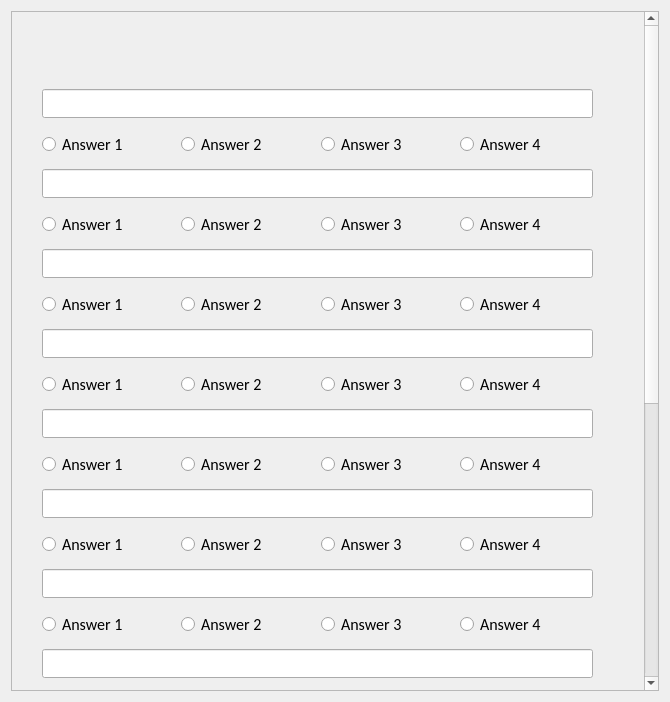
<?xml version="1.0" encoding="UTF-8"?>
<ui version="4.0">
 <class>CreateTaskWindow</class>
 <widget class="QWidget" name="CreateTaskWindow">
  <property name="geometry">
   <rect>
    <x>0</x>
    <y>0</y>
    <width>670</width>
    <height>702</height>
   </rect>
  </property>
  <property name="maximumSize">
   <size>
    <width>16777215</width>
    <height>16777215</height>
   </size>
  </property>
  <property name="baseSize">
   <size>
    <width>780</width>
    <height>780</height>
   </size>
  </property>
  <property name="windowTitle">
   <string>Form</string>
  </property>
  <property name="styleSheet">
   <string notr="true">background-image: url(:/images/bg.jpg);</string>
  </property>
  <layout class="QGridLayout" name="gridLayout">
   <item row="0" column="1">
    <widget class="QScrollArea" name="scrollArea">
     <property name="font">
      <font>
       <family>Calibri</family>
       <pointsize>12</pointsize>
      </font>
     </property>
     <property name="verticalScrollBarPolicy">
      <enum>Qt::ScrollBarAlwaysOn</enum>
     </property>
     <property name="sizeAdjustPolicy">
      <enum>QAbstractScrollArea::AdjustToContentsOnFirstShow</enum>
     </property>
     <property name="widgetResizable">
      <bool>false</bool>
     </property>
     <widget class="QWidget" name="scrollAreaWidgetContents">
      <property name="geometry">
       <rect>
        <x>0</x>
        <y>0</y>
        <width>600</width>
        <height>1167</height>
       </rect>
      </property>
      <widget class="QWidget" name="layoutWidget">
       <property name="geometry">
        <rect>
         <x>30</x>
         <y>150</y>
         <width>551</width>
         <height>85</height>
        </rect>
       </property>
       <property name="font">
        <font>
         <family>Calibri</family>
         <pointsize>12</pointsize>
        </font>
       </property>
       <layout class="QVBoxLayout" name="verticalLayout_2">
        <item>
         <widget class="QLineEdit" name="lineEditTest2">
          <property name="font">
           <font>
            <family>Calibri</family>
            <pointsize>12</pointsize>
           </font>
          </property>
         </widget>
        </item>
        <item>
         <layout class="QHBoxLayout" name="horizontalLayout_2">
          <item>
           <widget class="QRadioButton" name="radioButton2_1">
            <property name="font">
             <font>
              <family>Calibri</family>
              <pointsize>12</pointsize>
             </font>
            </property>
            <property name="text">
             <string>Answer 1</string>
            </property>
           </widget>
          </item>
          <item>
           <widget class="QRadioButton" name="radioButton2_2">
            <property name="font">
             <font>
              <family>Calibri</family>
              <pointsize>12</pointsize>
             </font>
            </property>
            <property name="text">
             <string>Answer 2</string>
            </property>
           </widget>
          </item>
          <item>
           <widget class="QRadioButton" name="radioButton2_3">
            <property name="font">
             <font>
              <family>Calibri</family>
              <pointsize>12</pointsize>
             </font>
            </property>
            <property name="text">
             <string>Answer 3</string>
            </property>
           </widget>
          </item>
          <item>
           <widget class="QRadioButton" name="radioButton2_4">
            <property name="font">
             <font>
              <family>Calibri</family>
              <pointsize>12</pointsize>
             </font>
            </property>
            <property name="text">
             <string>Answer 4</string>
            </property>
           </widget>
          </item>
         </layout>
        </item>
       </layout>
      </widget>
      <widget class="QWidget" name="layoutWidget_2">
       <property name="geometry">
        <rect>
         <x>30</x>
         <y>230</y>
         <width>551</width>
         <height>85</height>
        </rect>
       </property>
       <property name="font">
        <font>
         <family>Calibri</family>
         <pointsize>12</pointsize>
        </font>
       </property>
       <layout class="QVBoxLayout" name="verticalLayout_3">
        <item>
         <widget class="QLineEdit" name="lineEditTest3">
          <property name="font">
           <font>
            <family>Calibri</family>
            <pointsize>12</pointsize>
           </font>
          </property>
         </widget>
        </item>
        <item>
         <layout class="QHBoxLayout" name="horizontalLayout_3">
          <item>
           <widget class="QRadioButton" name="radioButton3_1">
            <property name="font">
             <font>
              <family>Calibri</family>
              <pointsize>12</pointsize>
             </font>
            </property>
            <property name="text">
             <string>Answer 1</string>
            </property>
           </widget>
          </item>
          <item>
           <widget class="QRadioButton" name="radioButton3_2">
            <property name="font">
             <font>
              <family>Calibri</family>
              <pointsize>12</pointsize>
             </font>
            </property>
            <property name="text">
             <string>Answer 2</string>
            </property>
           </widget>
          </item>
          <item>
           <widget class="QRadioButton" name="radioButton3_3">
            <property name="font">
             <font>
              <family>Calibri</family>
              <pointsize>12</pointsize>
             </font>
            </property>
            <property name="text">
             <string>Answer 3</string>
            </property>
           </widget>
          </item>
          <item>
           <widget class="QRadioButton" name="radioButton3_4">
            <property name="font">
             <font>
              <family>Calibri</family>
              <pointsize>12</pointsize>
             </font>
            </property>
            <property name="text">
             <string>Answer 4</string>
            </property>
           </widget>
          </item>
         </layout>
        </item>
       </layout>
      </widget>
      <widget class="QWidget" name="layoutWidget_3">
       <property name="geometry">
        <rect>
         <x>30</x>
         <y>310</y>
         <width>551</width>
         <height>85</height>
        </rect>
       </property>
       <property name="font">
        <font>
         <family>Calibri</family>
         <pointsize>12</pointsize>
        </font>
       </property>
       <layout class="QVBoxLayout" name="verticalLayout_4">
        <item>
         <widget class="QLineEdit" name="lineEditTest4">
          <property name="font">
           <font>
            <family>Calibri</family>
            <pointsize>12</pointsize>
           </font>
          </property>
         </widget>
        </item>
        <item>
         <layout class="QHBoxLayout" name="horizontalLayout_4">
          <item>
           <widget class="QRadioButton" name="radioButton4_1">
            <property name="font">
             <font>
              <family>Calibri</family>
              <pointsize>12</pointsize>
             </font>
            </property>
            <property name="text">
             <string>Answer 1</string>
            </property>
           </widget>
          </item>
          <item>
           <widget class="QRadioButton" name="radioButton4_2">
            <property name="font">
             <font>
              <family>Calibri</family>
              <pointsize>12</pointsize>
             </font>
            </property>
            <property name="text">
             <string>Answer 2</string>
            </property>
           </widget>
          </item>
          <item>
           <widget class="QRadioButton" name="radioButton4_3">
            <property name="font">
             <font>
              <family>Calibri</family>
              <pointsize>12</pointsize>
             </font>
            </property>
            <property name="text">
             <string>Answer 3</string>
            </property>
           </widget>
          </item>
          <item>
           <widget class="QRadioButton" name="radioButton4_4">
            <property name="font">
             <font>
              <family>Calibri</family>
              <pointsize>12</pointsize>
             </font>
            </property>
            <property name="text">
             <string>Answer 4</string>
            </property>
           </widget>
          </item>
         </layout>
        </item>
       </layout>
      </widget>
      <widget class="QWidget" name="layoutWidget_4">
       <property name="geometry">
        <rect>
         <x>30</x>
         <y>390</y>
         <width>551</width>
         <height>85</height>
        </rect>
       </property>
       <property name="font">
        <font>
         <family>Calibri</family>
         <pointsize>12</pointsize>
        </font>
       </property>
       <layout class="QVBoxLayout" name="verticalLayout_5">
        <item>
         <widget class="QLineEdit" name="lineEditTest5">
          <property name="font">
           <font>
            <family>Calibri</family>
            <pointsize>12</pointsize>
           </font>
          </property>
         </widget>
        </item>
        <item>
         <layout class="QHBoxLayout" name="horizontalLayout_5">
          <item>
           <widget class="QRadioButton" name="radioButton5_1">
            <property name="font">
             <font>
              <family>Calibri</family>
              <pointsize>12</pointsize>
             </font>
            </property>
            <property name="text">
             <string>Answer 1</string>
            </property>
           </widget>
          </item>
          <item>
           <widget class="QRadioButton" name="radioButton5_2">
            <property name="font">
             <font>
              <family>Calibri</family>
              <pointsize>12</pointsize>
             </font>
            </property>
            <property name="text">
             <string>Answer 2</string>
            </property>
           </widget>
          </item>
          <item>
           <widget class="QRadioButton" name="radioButton5_3">
            <property name="font">
             <font>
              <family>Calibri</family>
              <pointsize>12</pointsize>
             </font>
            </property>
            <property name="text">
             <string>Answer 3</string>
            </property>
           </widget>
          </item>
          <item>
           <widget class="QRadioButton" name="radioButton5_4">
            <property name="font">
             <font>
              <family>Calibri</family>
              <pointsize>12</pointsize>
             </font>
            </property>
            <property name="text">
             <string>Answer 4</string>
            </property>
           </widget>
          </item>
         </layout>
        </item>
       </layout>
      </widget>
      <widget class="QWidget" name="layoutWidget_5">
       <property name="geometry">
        <rect>
         <x>30</x>
         <y>470</y>
         <width>551</width>
         <height>85</height>
        </rect>
       </property>
       <property name="font">
        <font>
         <family>Calibri</family>
         <pointsize>12</pointsize>
        </font>
       </property>
       <layout class="QVBoxLayout" name="verticalLayout_6">
        <item>
         <widget class="QLineEdit" name="lineEditTest6">
          <property name="font">
           <font>
            <family>Calibri</family>
            <pointsize>12</pointsize>
           </font>
          </property>
         </widget>
        </item>
        <item>
         <layout class="QHBoxLayout" name="horizontalLayout_6">
          <item>
           <widget class="QRadioButton" name="radioButton6_1">
            <property name="font">
             <font>
              <family>Calibri</family>
              <pointsize>12</pointsize>
             </font>
            </property>
            <property name="text">
             <string>Answer 1</string>
            </property>
           </widget>
          </item>
          <item>
           <widget class="QRadioButton" name="radioButton6_2">
            <property name="font">
             <font>
              <family>Calibri</family>
              <pointsize>12</pointsize>
             </font>
            </property>
            <property name="text">
             <string>Answer 2</string>
            </property>
           </widget>
          </item>
          <item>
           <widget class="QRadioButton" name="radioButton6_3">
            <property name="font">
             <font>
              <family>Calibri</family>
              <pointsize>12</pointsize>
             </font>
            </property>
            <property name="text">
             <string>Answer 3</string>
            </property>
           </widget>
          </item>
          <item>
           <widget class="QRadioButton" name="radioButton6_4">
            <property name="font">
             <font>
              <family>Calibri</family>
              <pointsize>12</pointsize>
             </font>
            </property>
            <property name="text">
             <string>Answer 4</string>
            </property>
           </widget>
          </item>
         </layout>
        </item>
       </layout>
      </widget>
      <widget class="QWidget" name="layoutWidget_6">
       <property name="geometry">
        <rect>
         <x>30</x>
         <y>550</y>
         <width>551</width>
         <height>85</height>
        </rect>
       </property>
       <property name="font">
        <font>
         <family>Calibri</family>
         <pointsize>12</pointsize>
        </font>
       </property>
       <layout class="QVBoxLayout" name="verticalLayout_7">
        <item>
         <widget class="QLineEdit" name="lineEditTest7">
          <property name="font">
           <font>
            <family>Calibri</family>
            <pointsize>12</pointsize>
           </font>
          </property>
         </widget>
        </item>
        <item>
         <layout class="QHBoxLayout" name="horizontalLayout_7">
          <item>
           <widget class="QRadioButton" name="radioButton7_1">
            <property name="font">
             <font>
              <family>Calibri</family>
              <pointsize>12</pointsize>
             </font>
            </property>
            <property name="text">
             <string>Answer 1</string>
            </property>
           </widget>
          </item>
          <item>
           <widget class="QRadioButton" name="radioButton7_2">
            <property name="font">
             <font>
              <family>Calibri</family>
              <pointsize>12</pointsize>
             </font>
            </property>
            <property name="text">
             <string>Answer 2</string>
            </property>
           </widget>
          </item>
          <item>
           <widget class="QRadioButton" name="radioButton7_3">
            <property name="font">
             <font>
              <family>Calibri</family>
              <pointsize>12</pointsize>
             </font>
            </property>
            <property name="text">
             <string>Answer 3</string>
            </property>
           </widget>
          </item>
          <item>
           <widget class="QRadioButton" name="radioButton7_4">
            <property name="font">
             <font>
              <family>Calibri</family>
              <pointsize>12</pointsize>
             </font>
            </property>
            <property name="text">
             <string>Answer 4</string>
            </property>
           </widget>
          </item>
         </layout>
        </item>
       </layout>
      </widget>
      <widget class="QWidget" name="layoutWidget_7">
       <property name="geometry">
        <rect>
         <x>30</x>
         <y>630</y>
         <width>551</width>
         <height>85</height>
        </rect>
       </property>
       <property name="font">
        <font>
         <family>Calibri</family>
         <pointsize>12</pointsize>
        </font>
       </property>
       <layout class="QVBoxLayout" name="verticalLayout_8">
        <item>
         <widget class="QLineEdit" name="lineEditTest8">
          <property name="font">
           <font>
            <family>Calibri</family>
            <pointsize>12</pointsize>
           </font>
          </property>
         </widget>
        </item>
        <item>
         <layout class="QHBoxLayout" name="horizontalLayout_8">
          <item>
           <widget class="QRadioButton" name="radioButton8_1">
            <property name="font">
             <font>
              <family>Calibri</family>
              <pointsize>12</pointsize>
             </font>
            </property>
            <property name="text">
             <string>Answer 1</string>
            </property>
           </widget>
          </item>
          <item>
           <widget class="QRadioButton" name="radioButton8_2">
            <property name="font">
             <font>
              <family>Calibri</family>
              <pointsize>12</pointsize>
             </font>
            </property>
            <property name="text">
             <string>Answer 2</string>
            </property>
           </widget>
          </item>
          <item>
           <widget class="QRadioButton" name="radioButton8_3">
            <property name="font">
             <font>
              <family>Calibri</family>
              <pointsize>12</pointsize>
             </font>
            </property>
            <property name="text">
             <string>Answer 3</string>
            </property>
           </widget>
          </item>
          <item>
           <widget class="QRadioButton" name="radioButton8_4">
            <property name="font">
             <font>
              <family>Calibri</family>
              <pointsize>12</pointsize>
             </font>
            </property>
            <property name="text">
             <string>Answer 4</string>
            </property>
           </widget>
          </item>
         </layout>
        </item>
       </layout>
      </widget>
      <widget class="QWidget" name="layoutWidget_8">
       <property name="geometry">
        <rect>
         <x>30</x>
         <y>710</y>
         <width>551</width>
         <height>85</height>
        </rect>
       </property>
       <property name="font">
        <font>
         <family>Calibri</family>
         <pointsize>12</pointsize>
        </font>
       </property>
       <layout class="QVBoxLayout" name="verticalLayout_9">
        <item>
         <widget class="QLineEdit" name="lineEditTest9">
          <property name="font">
           <font>
            <family>Calibri</family>
            <pointsize>12</pointsize>
           </font>
          </property>
         </widget>
        </item>
        <item>
         <layout class="QHBoxLayout" name="horizontalLayout_9">
          <item>
           <widget class="QRadioButton" name="radioButton9_1">
            <property name="font">
             <font>
              <family>Calibri</family>
              <pointsize>12</pointsize>
             </font>
            </property>
            <property name="text">
             <string>Answer 1</string>
            </property>
           </widget>
          </item>
          <item>
           <widget class="QRadioButton" name="radioButton9_2">
            <property name="font">
             <font>
              <family>Calibri</family>
              <pointsize>12</pointsize>
             </font>
            </property>
            <property name="text">
             <string>Answer 2</string>
            </property>
           </widget>
          </item>
          <item>
           <widget class="QRadioButton" name="radioButton9_3">
            <property name="font">
             <font>
              <family>Calibri</family>
              <pointsize>12</pointsize>
             </font>
            </property>
            <property name="text">
             <string>Answer 3</string>
            </property>
           </widget>
          </item>
          <item>
           <widget class="QRadioButton" name="radioButton9_4">
            <property name="font">
             <font>
              <family>Calibri</family>
              <pointsize>12</pointsize>
             </font>
            </property>
            <property name="text">
             <string>Answer 4</string>
            </property>
           </widget>
          </item>
         </layout>
        </item>
       </layout>
      </widget>
      <widget class="QWidget" name="layoutWidget_9">
       <property name="geometry">
        <rect>
         <x>30</x>
         <y>790</y>
         <width>551</width>
         <height>75</height>
        </rect>
       </property>
       <property name="font">
        <font>
         <family>Calibri</family>
         <pointsize>12</pointsize>
        </font>
       </property>
       <layout class="QVBoxLayout" name="verticalLayout_10">
        <item>
         <widget class="QLineEdit" name="lineEditTest10"/>
        </item>
        <item>
         <layout class="QHBoxLayout" name="horizontalLayout_10">
          <item>
           <widget class="QRadioButton" name="radioButton10_1">
            <property name="text">
             <string>Answer 1</string>
            </property>
           </widget>
          </item>
          <item>
           <widget class="QRadioButton" name="radioButton10_2">
            <property name="text">
             <string>Answer 2</string>
            </property>
           </widget>
          </item>
          <item>
           <widget class="QRadioButton" name="radioButton10_3">
            <property name="text">
             <string>Answer 3</string>
            </property>
           </widget>
          </item>
          <item>
           <widget class="QRadioButton" name="radioButton10_4">
            <property name="text">
             <string>Answer 4</string>
            </property>
           </widget>
          </item>
         </layout>
        </item>
       </layout>
      </widget>
      <widget class="QWidget" name="layoutWidget_10">
       <property name="geometry">
        <rect>
         <x>30</x>
         <y>870</y>
         <width>551</width>
         <height>85</height>
        </rect>
       </property>
       <property name="font">
        <font>
         <family>Calibri</family>
         <pointsize>12</pointsize>
        </font>
       </property>
       <layout class="QVBoxLayout" name="verticalLayout_11">
        <item>
         <widget class="QLineEdit" name="lineEditTest11">
          <property name="font">
           <font>
            <family>Calibri</family>
            <pointsize>12</pointsize>
           </font>
          </property>
         </widget>
        </item>
        <item>
         <layout class="QHBoxLayout" name="horizontalLayout_11">
          <item>
           <widget class="QRadioButton" name="radioButton11_1">
            <property name="font">
             <font>
              <family>Calibri</family>
              <pointsize>12</pointsize>
             </font>
            </property>
            <property name="text">
             <string>Answer 1</string>
            </property>
           </widget>
          </item>
          <item>
           <widget class="QRadioButton" name="radioButton11_2">
            <property name="font">
             <font>
              <family>Calibri</family>
              <pointsize>12</pointsize>
             </font>
            </property>
            <property name="text">
             <string>Answer 2</string>
            </property>
           </widget>
          </item>
          <item>
           <widget class="QRadioButton" name="radioButton11_3">
            <property name="font">
             <font>
              <family>Calibri</family>
              <pointsize>12</pointsize>
             </font>
            </property>
            <property name="text">
             <string>Answer 3</string>
            </property>
           </widget>
          </item>
          <item>
           <widget class="QRadioButton" name="radioButton11_4">
            <property name="font">
             <font>
              <family>Calibri</family>
              <pointsize>12</pointsize>
             </font>
            </property>
            <property name="text">
             <string>Answer 4</string>
            </property>
           </widget>
          </item>
         </layout>
        </item>
       </layout>
      </widget>
      <widget class="QWidget" name="layoutWidget_11">
       <property name="geometry">
        <rect>
         <x>30</x>
         <y>950</y>
         <width>551</width>
         <height>85</height>
        </rect>
       </property>
       <property name="font">
        <font>
         <family>Calibri</family>
         <pointsize>12</pointsize>
        </font>
       </property>
       <layout class="QVBoxLayout" name="verticalLayout_12">
        <item>
         <widget class="QLineEdit" name="lineEditTest12">
          <property name="font">
           <font>
            <family>Calibri</family>
            <pointsize>12</pointsize>
           </font>
          </property>
         </widget>
        </item>
        <item>
         <layout class="QHBoxLayout" name="horizontalLayout_12">
          <item>
           <widget class="QRadioButton" name="radioButton12_1">
            <property name="font">
             <font>
              <family>Calibri</family>
              <pointsize>12</pointsize>
             </font>
            </property>
            <property name="text">
             <string>Answer 1</string>
            </property>
           </widget>
          </item>
          <item>
           <widget class="QRadioButton" name="radioButton12_2">
            <property name="font">
             <font>
              <family>Calibri</family>
              <pointsize>12</pointsize>
             </font>
            </property>
            <property name="text">
             <string>Answer 2</string>
            </property>
           </widget>
          </item>
          <item>
           <widget class="QRadioButton" name="radioButton12_3">
            <property name="font">
             <font>
              <family>Calibri</family>
              <pointsize>12</pointsize>
             </font>
            </property>
            <property name="text">
             <string>Answer 3</string>
            </property>
           </widget>
          </item>
          <item>
           <widget class="QRadioButton" name="radioButton12_4">
            <property name="font">
             <font>
              <family>Calibri</family>
              <pointsize>12</pointsize>
             </font>
            </property>
            <property name="text">
             <string>Answer 4</string>
            </property>
           </widget>
          </item>
         </layout>
        </item>
       </layout>
      </widget>
      <widget class="QPushButton" name="createButton">
       <property name="geometry">
        <rect>
         <x>220</x>
         <y>1090</y>
         <width>161</width>
         <height>29</height>
        </rect>
       </property>
       <property name="font">
        <font>
         <family>Calibri</family>
         <pointsize>12</pointsize>
        </font>
       </property>
       <property name="text">
        <string>Create</string>
       </property>
      </widget>
      <widget class="QWidget" name="layoutWidget">
       <property name="geometry">
        <rect>
         <x>30</x>
         <y>70</y>
         <width>551</width>
         <height>85</height>
        </rect>
       </property>
       <property name="font">
        <font>
         <family>Calibri</family>
         <pointsize>12</pointsize>
        </font>
       </property>
       <layout class="QVBoxLayout" name="verticalLayout">
        <item>
         <widget class="QLineEdit" name="lineEditTest1">
          <property name="font">
           <font>
            <family>Calibri</family>
            <pointsize>12</pointsize>
           </font>
          </property>
         </widget>
        </item>
        <item>
         <layout class="QHBoxLayout" name="horizontalLayout">
          <item>
           <widget class="QRadioButton" name="radioButton1_1">
            <property name="font">
             <font>
              <family>Calibri</family>
              <pointsize>12</pointsize>
             </font>
            </property>
            <property name="text">
             <string>Answer 1</string>
            </property>
           </widget>
          </item>
          <item>
           <widget class="QRadioButton" name="radioButton1_2">
            <property name="font">
             <font>
              <family>Calibri</family>
              <pointsize>12</pointsize>
             </font>
            </property>
            <property name="text">
             <string>Answer 2</string>
            </property>
           </widget>
          </item>
          <item>
           <widget class="QRadioButton" name="radioButton1_3">
            <property name="font">
             <font>
              <family>Calibri</family>
              <pointsize>12</pointsize>
             </font>
            </property>
            <property name="text">
             <string>Answer 3</string>
            </property>
           </widget>
          </item>
          <item>
           <widget class="QRadioButton" name="radioButton1_4">
            <property name="font">
             <font>
              <family>Calibri</family>
              <pointsize>12</pointsize>
             </font>
            </property>
            <property name="text">
             <string>Answer 4</string>
            </property>
           </widget>
          </item>
         </layout>
        </item>
       </layout>
      </widget>
      <widget class="QLineEdit" name="lineEditLink">
       <property name="geometry">
        <rect>
         <x>30</x>
         <y>1030</y>
         <width>551</width>
         <height>28</height>
        </rect>
       </property>
       <property name="font">
        <font>
         <family>Calibri</family>
         <pointsize>12</pointsize>
        </font>
       </property>
      </widget>
      <widget class="QLabel" name="taskName">
       <property name="geometry">
        <rect>
         <x>270</x>
         <y>20</y>
         <width>71</width>
         <height>24</height>
        </rect>
       </property>
       <property name="text">
        <string/>
       </property>
      </widget>
     </widget>
    </widget>
   </item>
  </layout>
 </widget>
 <resources/>
 <connections/>
</ui>
